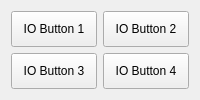
          <widget class="QWidget" name="tab_12">
           <attribute name="title">
            <string>Variable Input Output</string>
           </attribute>
           <layout class="QGridLayout" name="gridLayout_8">
            <item row="1" column="1">
             <widget class="QPushButton" name="pushButton_8">
              <property name="sizePolicy">
               <sizepolicy hsizetype="Preferred" vsizetype="Preferred">
                <horstretch>0</horstretch>
                <verstretch>0</verstretch>
               </sizepolicy>
              </property>
              <property name="text">
               <string>IO Button 4</string>
              </property>
             </widget>
            </item>
            <item row="0" column="1">
             <widget class="QPushButton" name="pushButton_6">
              <property name="sizePolicy">
               <sizepolicy hsizetype="Preferred" vsizetype="Preferred">
                <horstretch>0</horstretch>
                <verstretch>0</verstretch>
               </sizepolicy>
              </property>
              <property name="text">
               <string>IO Button 2</string>
              </property>
             </widget>
            </item>
            <item row="0" column="0">
             <widget class="QPushButton" name="pushButton_5">
              <property name="sizePolicy">
               <sizepolicy hsizetype="Preferred" vsizetype="Preferred">
                <horstretch>0</horstretch>
                <verstretch>0</verstretch>
               </sizepolicy>
              </property>
              <property name="text">
               <string>IO Button 1</string>
              </property>
             </widget>
            </item>
            <item row="1" column="0">
             <widget class="QPushButton" name="pushButton_7">
              <property name="sizePolicy">
               <sizepolicy hsizetype="Preferred" vsizetype="Preferred">
                <horstretch>0</horstretch>
                <verstretch>0</verstretch>
               </sizepolicy>
              </property>
              <property name="text">
               <string>IO Button 3</string>
              </property>
             </widget>
            </item>
           </layout>
          </widget>
